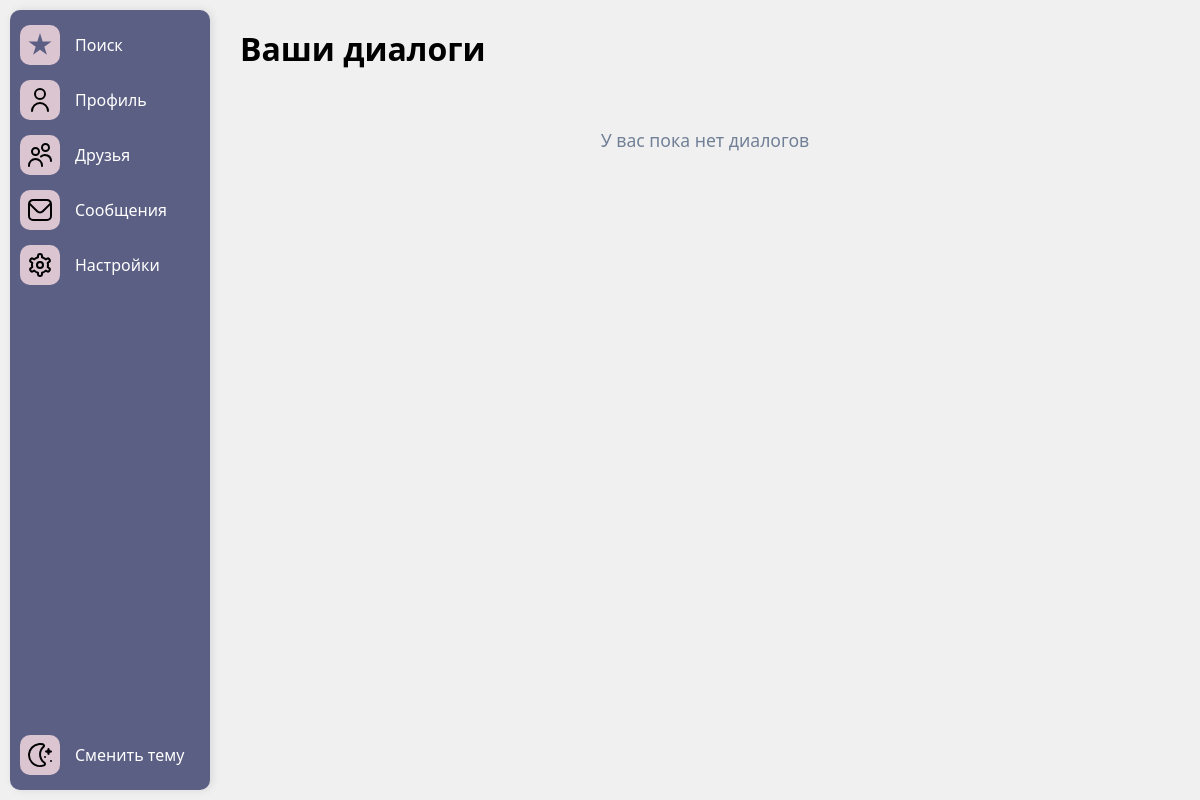
Before: /messenger/ (signed in) with the older database file.
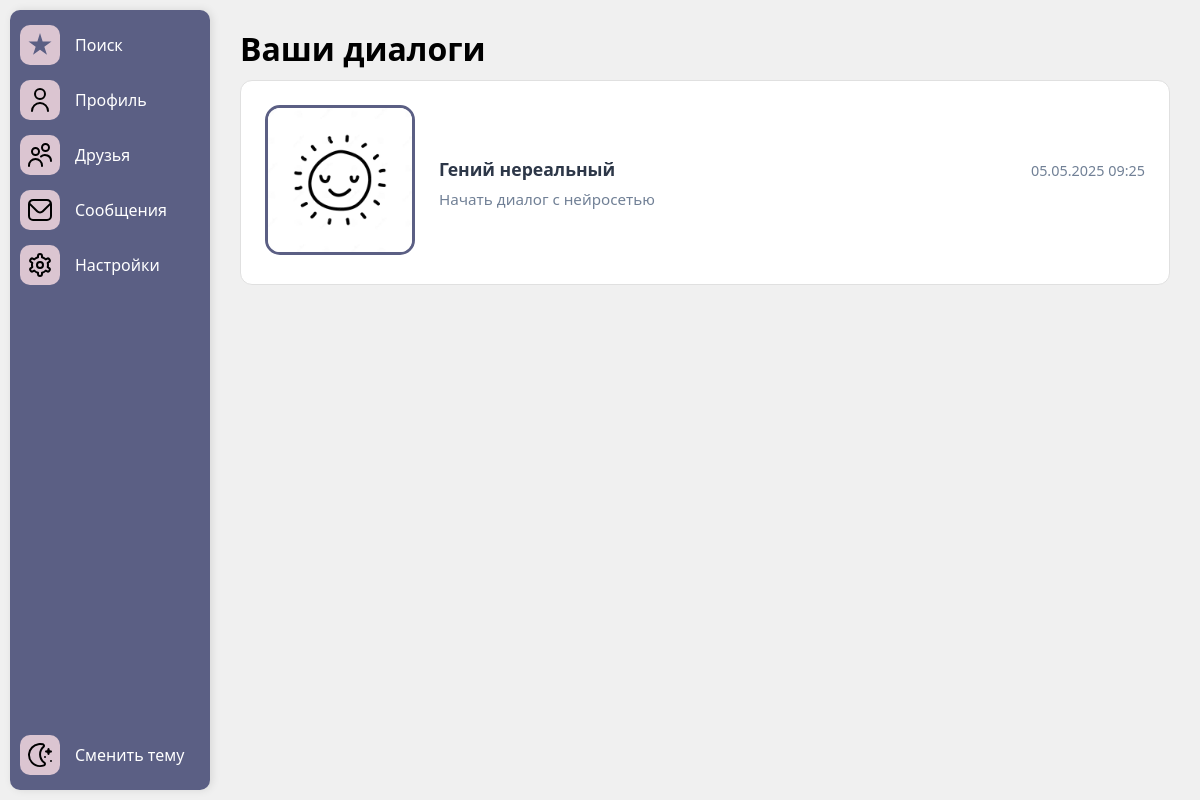
After: the same page with the newer database file.
### authuser/models.py (models this page shows, shortened)
class User(AbstractBaseUser, PermissionsMixin):
    full_name = models.CharField(max_length=100)
    email = models.EmailField(unique=True)
    is_active = models.BooleanField(default=True)
    is_staff = models.BooleanField(default=False)
    is_ai = models.BooleanField(default=False)
    objects = CustomUserManager()
    USERNAME_FIELD = 'email'
    REQUIRED_FIELDS = ['full_name']

class Profile(models.Model):
    user = models.OneToOneField(User, on_delete=models.CASCADE, related_name='profile')
    avatar = models.ImageField(upload_to='avatars/', blank=True, null=True, default='avatars/default_avatar.jpg')
    gender = models.ForeignKey('Gender', on_delete=models.SET_NULL, blank=True, null=True)
    job = models.CharField(max_length=20, blank=True, null=True)
    birth_date = models.DateField(blank=True, null=True)
    bio = models.CharField(max_length=200, blank=True, null=True)
    city = models.ForeignKey('City', on_delete=models.SET_NULL, blank=True, null=True)
    interests = models.ManyToManyField('Interest', blank=True)
    height = models.PositiveIntegerField(blank=True, null=True)
    zodiac_sign = models.ForeignKey('Zodiac', on_delete=models.SET_NULL, blank=True, null=True)
    smoking = models.ForeignKey('Smoking', on_delete=models.SET_NULL, blank=True, null=True)
    alcohol = models.ForeignKey('Alcohol', on_delete=models.SET_NULL, blank=True, null=True)
    religion = models.ForeignKey('Religion', on_delete=models.SET_NULL, blank=True, null=True)
    education = models.ForeignKey('Education', on_delete=models.SET_NULL, blank=True, null=True)
    children = models.ForeignKey('Children', on_delete=models.SET_NULL, blank=True, null=True)
    language = models.ManyToManyField('Language', blank=True, null=True)
    relationship = models.ForeignKey('Relationship', on_delete=models.SET_NULL, blank=True, null=True)

### messenger/views.py (the view)
# urls.py: path('messenger/', messenger, name='messenger'),
def messenger(request):
    current_user = request.user
    sent_to_user_ids = Message.objects.filter(receiver=current_user).values_list('sender_id', flat=True)
    sent_by_user_ids = Message.objects.filter(sender=current_user).values_list('receiver_id', flat=True)
    interlocutor_ids = set(list(sent_by_user_ids) + list(sent_to_user_ids))
    try:
        ai_user = User.objects.get(id=11)
        interlocutor_ids.add(ai_user.id)
    except User.DoesNotExist:
        print("Dialog list: AI user not found in database.")
    interlocutors = User.objects.filter(id__in=interlocutor_ids)
    dialogs_data = []
    for interlocutor in interlocutors:
        last_message = Message.objects.filter(
            (Q(sender=current_user,
               receiver=interlocutor) |
             Q(sender=interlocutor, receiver=current_user))
        ).order_by('-timestamp').first()
        if last_message or (hasattr(interlocutor, 'is_ai') and interlocutor.is_ai):
            dialog_info = {
                'interlocutor': interlocutor,
                'last_message': last_message
            }
            if (hasattr(interlocutor, 'is_ai') and interlocutor.is_ai) and not last_message:
                dialog_info['last_message'] = type('obj', (object,), {
                    'text': "Начать диалог с нейросетью",
                    'timestamp': timezone.now()
                })()
            dialogs_data.append(dialog_info)
    dialogs_data.sort(key=lambda x: x['last_message'].timestamp, reverse=True)
    context = {
        'dialogs': dialogs_data,
        'user': current_user,
    }
    return render(request, 'dialog_list.html', context)

### templates/dialog_list.html
{% extends 'base.html' %}
{% load static %}
{% block content %}
<link rel="stylesheet" href="{% static 'css/dialog_list_style.css' %}">
<ul class="dialog-list">
    <div>
        <h1 style="margin-top: -35px; margin-bottom: 10px; ">Ваши диалоги</h1>
    </div>
    {% for dialog in dialogs %}
    <li class="dialog-item">
        <a href="{% url 'messenger_detail' dialog.interlocutor.id %}">
            <div class="avatar-wrapper">
                <img class="avatar"
                     src="{{ dialog.interlocutor.profile.avatar.url }}"
                     alt="{{ dialog.interlocutor.full_name }}"
                     onclick="openPhotoPreview(this.src)">
            </div>
            <div class="dialog-content">
                <div class="dialog-header">
                    <span class="dialog-name">{{ dialog.interlocutor.full_name }}</span>
                    <span class="timestamp">{{ dialog.last_message.timestamp|date:"d.m.Y H:i" }}</span>
                </div>
                <p class="last-message">
                    {{ dialog.last_message.text|truncatechars:50 }}
                </p>
            </div>
        </a>
    </li>
    {% empty %}
    <li class="empty-state">У вас пока нет диалогов</li>
    {% endfor %}
</ul>
{% endblock %}

Changed rows visible on the page:
added User: interlocutor.profile.avatar (placeholder picture), interlocutor.full_name "Гений нереальный", last_message.timestamp "05.05.2025 09:25", last_message.text "Начать диалог с нейросетью"
Other visible differences:
text no longer shown: "У вас пока нет диалогов"
